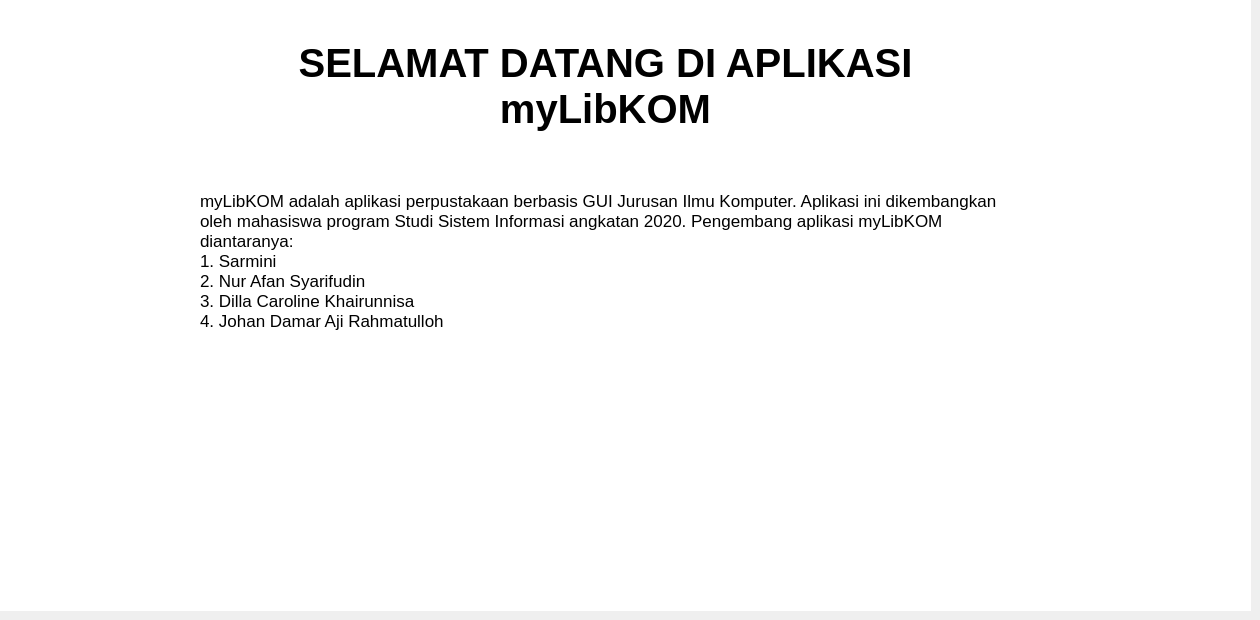
    <widget class="QWidget" name="page_1">
     <widget class="QWidget" name="widget_selamatdatang" native="true">
      <property name="geometry">
       <rect>
        <x>0</x>
        <y>0</y>
        <width>1251</width>
        <height>611</height>
       </rect>
      </property>
      <property name="styleSheet">
       <string notr="true">background-color: rgb(255, 255, 255);</string>
      </property>
      <widget class="QLabel" name="label_5">
       <property name="geometry">
        <rect>
         <x>200</x>
         <y>180</y>
         <width>811</width>
         <height>161</height>
        </rect>
       </property>
       <property name="font">
        <font>
         <pointsize>13</pointsize>
         <bold>false</bold>
        </font>
       </property>
       <property name="text">
        <string>myLibKOM adalah aplikasi perpustakaan berbasis GUI Jurusan Ilmu Komputer. Aplikasi ini dikembangkan oleh mahasiswa program Studi Sistem Informasi angkatan 2020. Pengembang aplikasi myLibKOM diantaranya: 
1. Sarmini 
2. Nur Afan Syarifudin
3. Dilla Caroline Khairunnisa
4. Johan Damar Aji Rahmatulloh</string>
       </property>
       <property name="wordWrap">
        <bool>true</bool>
       </property>
      </widget>
      <widget class="QLabel" name="label_4">
       <property name="geometry">
        <rect>
         <x>200</x>
         <y>30</y>
         <width>811</width>
         <height>111</height>
        </rect>
       </property>
       <property name="font">
        <font>
         <pointsize>30</pointsize>
         <bold>true</bold>
         <underline>false</underline>
        </font>
       </property>
       <property name="text">
        <string>SELAMAT DATANG DI APLIKASI myLibKOM</string>
       </property>
       <property name="alignment">
        <set>Qt::AlignCenter</set>
       </property>
       <property name="wordWrap">
        <bool>true</bool>
       </property>
      </widget>
     </widget>
    </widget>
